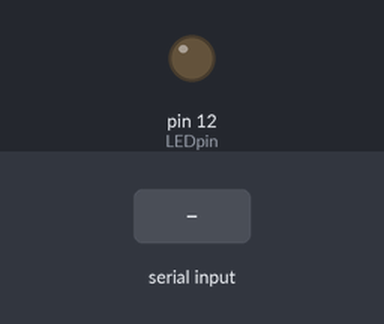
The sketch below on a simulated Arduino Uno, built with avr-gcc and run on an emulated ATmega328P. Shown: output pins drawn as LEDs (lit = HIGH). Inputs (shaded band) come from the test bench.

Above: at 1.2 s.
1.3 s: "1" received over Serial
At 1.9 s:
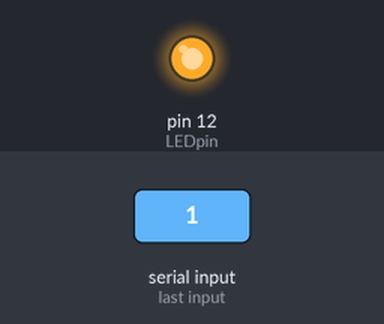
2.8 s: "0" received over Serial
At 4.2 s:
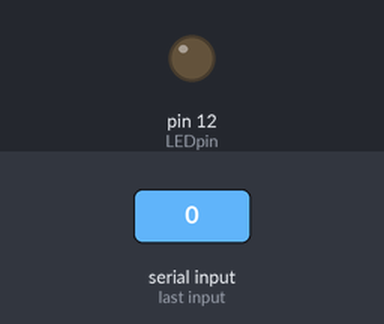
Timing chart, 0 to 5.8 s (numbered marks = the images above; inputs shaded):
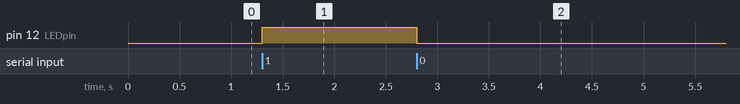

Measured:
- after the input at 1.3 s, pin 12 (LEDpin): LOW → HIGH at once
- after the input at 2.8 s, pin 12 (LEDpin): HIGH → LOW at once

The sketch:

ledTest.ino
```cpp
char data; //variable to store incoming data from JAVA
int LEDpin = 12; //pin number LED is connected to
void setup() {
  pinMode(LEDpin, OUTPUT);
  Serial.begin(9600);
  Serial.setTimeout(50);
}

void loop() {
  if(Serial.available()>0){ //if data has been written to the Serial stream
    data=Serial.read();

    if(data == '1')
      digitalWrite(12,HIGH);
    else if(data == '0')
      digitalWrite(12,LOW);
  }
}
```
